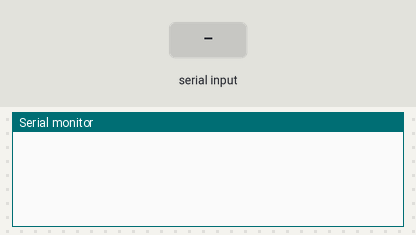
The sketch below on a simulated Arduino Mega 2560, built with avr-gcc and run on an emulated ATmega2560. On the bench: the last lines printed to the serial monitor. The inputs (shaded band) are chosen by the test bench.

Above: at 1.2 s.
1.3 s: "B" received over the second serial link
At 3.4 s:
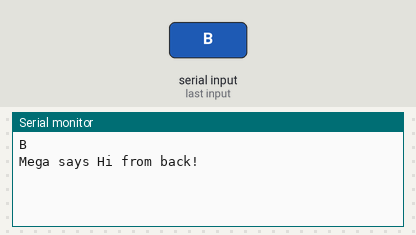
3.8 s: "F" received over the second serial link
At 5.2 s:
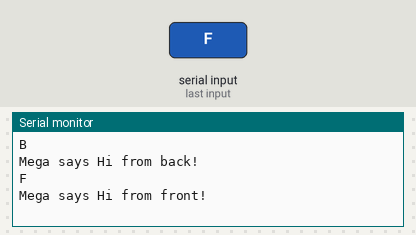
6.2 s: "L" received over the second serial link
At 8.3 s:
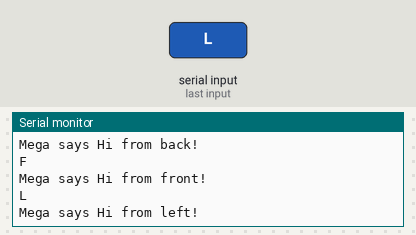
8.7 s: "R" received over the second serial link
At 10.2 s:
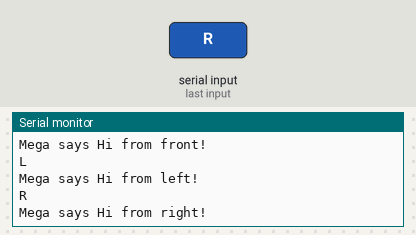
11.1 s: "1" received over the second serial link
At 13.2 s:
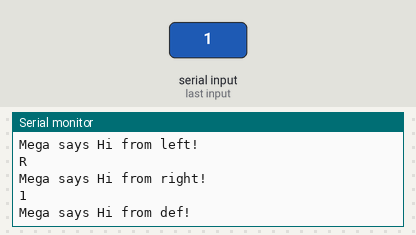

The sketch:

mega.ino
```cpp
// this sample code provided by www.programmingboss.com
void setup() {
  Serial1.begin(115200);
  Serial.begin(115200);
}
void loop() {
  //  Serial1.println("Hello Boss");
  if (Serial1.available()) {
    String received = Serial1.readString();
    Serial.println(received);
    switch (received[0]) {
      case 'B':
        Serial.println("Mega says Hi from back!");
        break;
      case 'F':
        Serial.println("Mega says Hi from front!");
        break;
      case 'L':
        Serial.println("Mega says Hi from left!");
        break;
      case 'R':
        Serial.println("Mega says Hi from right!");
        break;
      default:
        Serial.println("Mega says Hi from def!");
        break;

    }

  }
}
```

Measured:
- after the input at 1.3 s, the serial monitor: prints a new line after 1.0 s (image 1)
- after the input at 3.8 s, the serial monitor: prints a new line after 1.0 s (image 2)
- after the input at 6.2 s, the serial monitor: prints a new line after 1.0 s (image 3)
- after the input at 8.7 s, the serial monitor: prints a new line after 1.0 s (image 4)
- after the input at 11.1 s, the serial monitor: prints a new line after 1.0 s (image 5)
